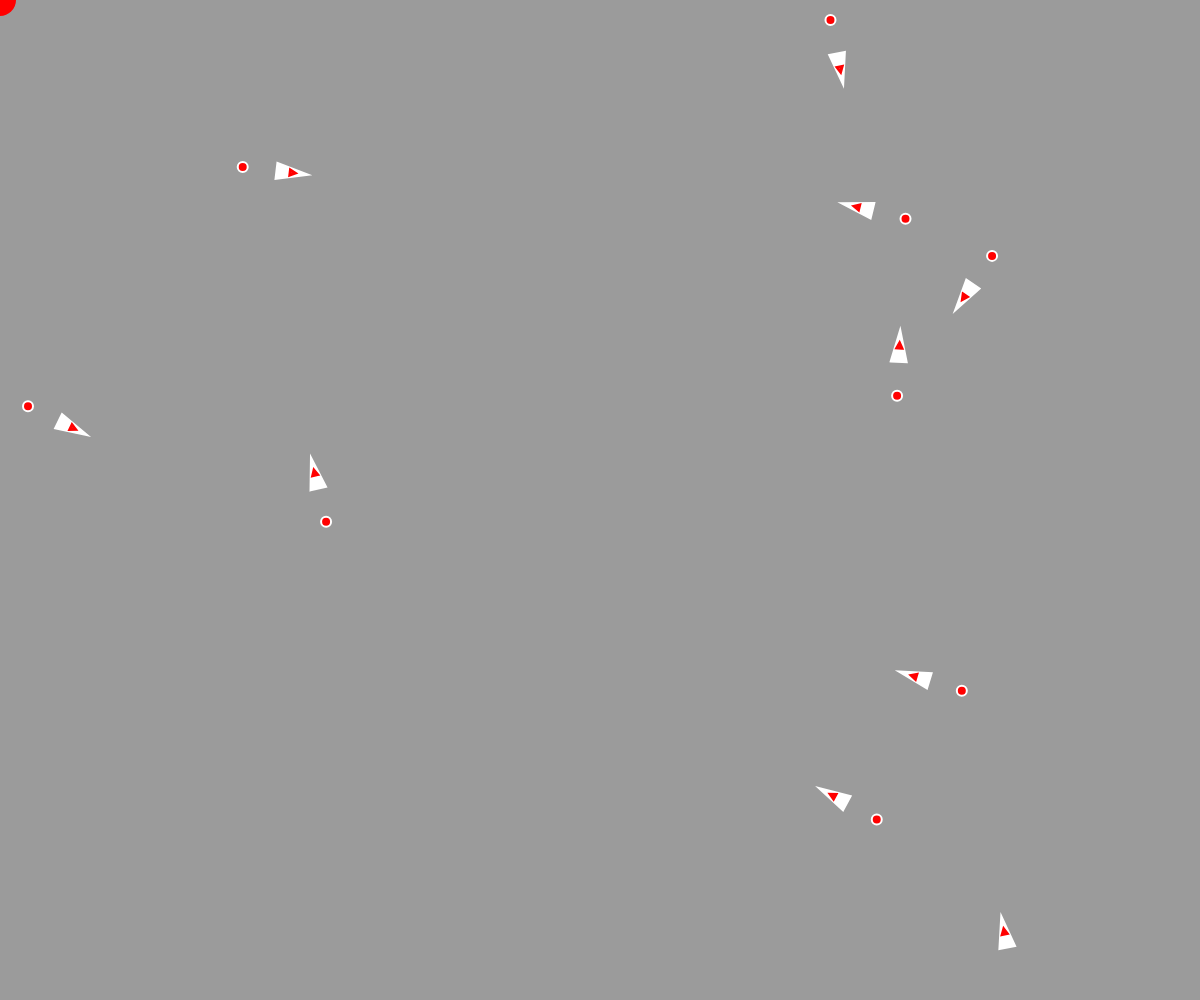
Frame 1 (no input)
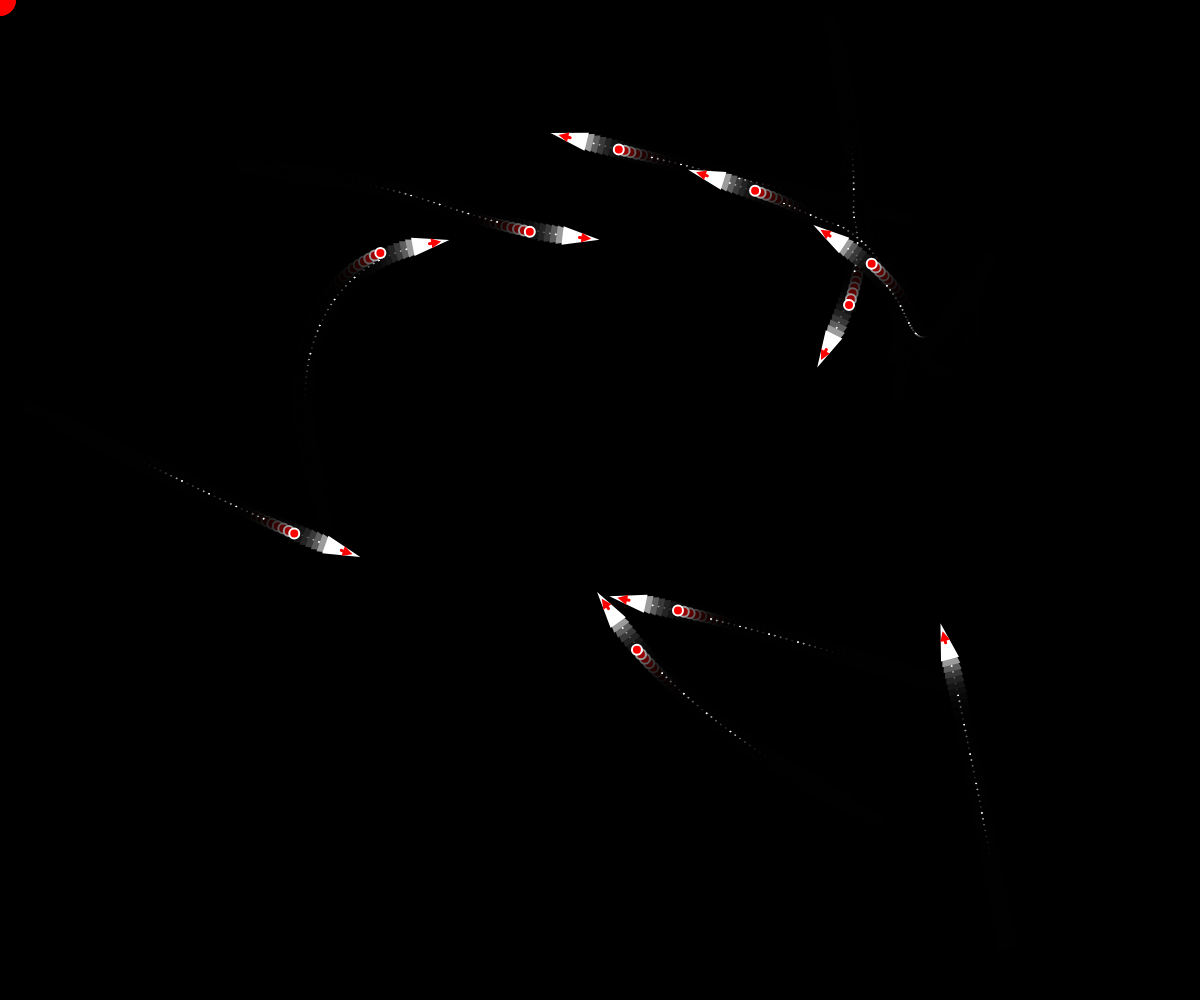
Frame 60 (no input)
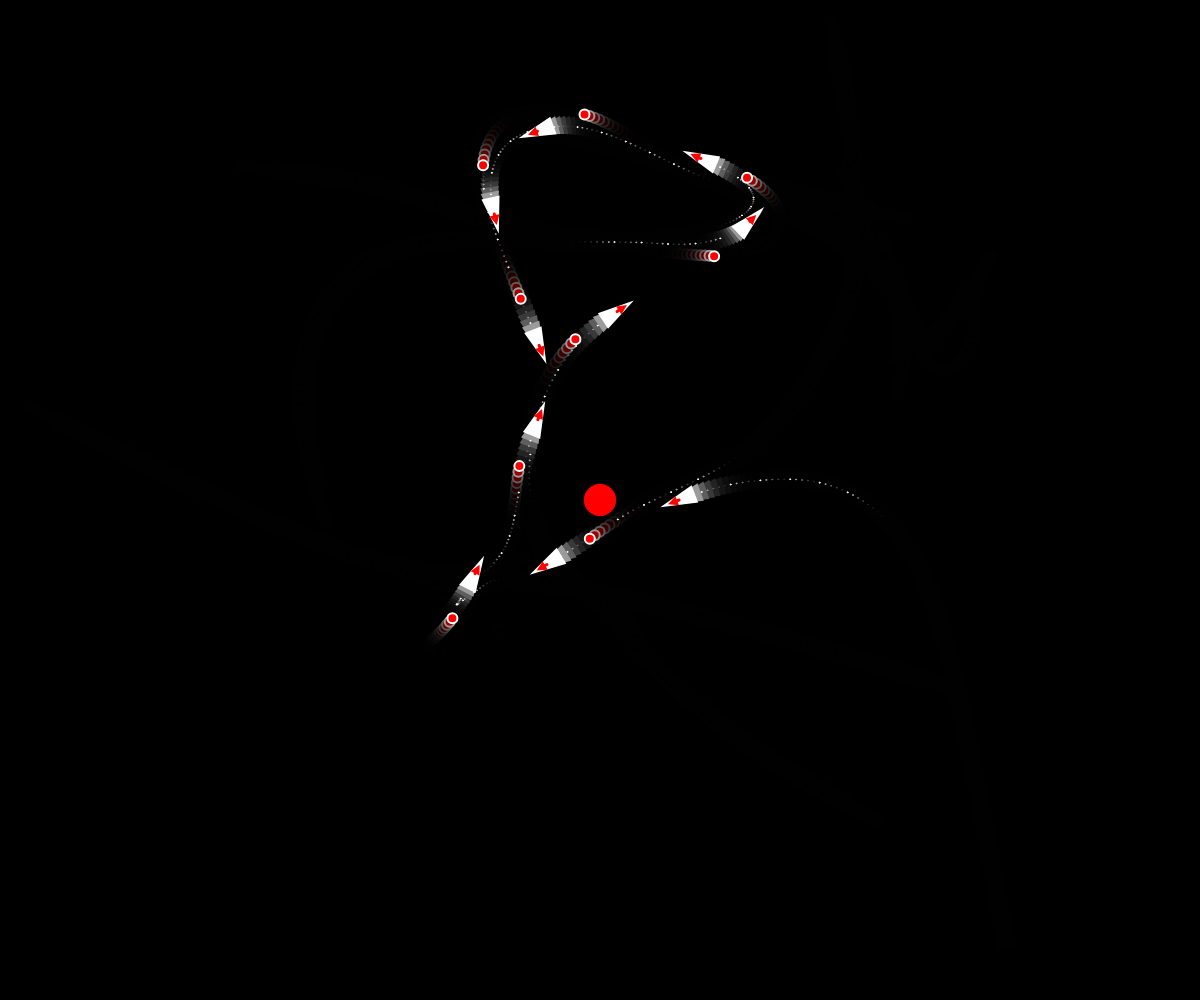
Frame 120 (the mouse pressed at the canvas centre since frame 60)

The p5.js sketch that drew these frames (run headless with seeded random() and noise() and a simulated clock; from frame 60 on, the mouse is pressed at the canvas centre):

// p5.js sketch
// ── sketch.js
let pursuer1, pursuer2;
let target;
let obstacles = [];
let vehicules = [];

let state = true

function setup() {
  createCanvas(windowWidth, windowHeight);
  for(let i = 0; i < 10; i++) {
    vehicules.push(new Vehicle(random(width),random(height)))
  }

  sliderRadiusSeperation=createSlider(10,200,24,1)
  sliderSeperation=createSlider(0,1,0.9,0.01)

  // On cree un obstalce au milieu de l'écran
  // un cercle de rayon 100px
  // TODO
  obstacle = new Obstacle(-width / 2, -height / 2, 100);
  obstacles.push(obstacle);
}

function draw() {
  // changer le dernier param (< 100) pour effets de trainée
  background(0, 0, 0, 100);

  target = createVector(mouseX, mouseY);

  // Dessin de la cible qui suit la souris
  // Dessine un cercle de rayon 32px à la position de la souris
  fill(255, 0, 0);
  noStroke();
  circle(target.x, target.y, 32);

  // dessin des obstacles
  // TODO
  obstacles.forEach(o => {
    o.show();
  });
  let targetMouse = createVector(mouseX, mouseY);
  if(state){
    console.log("State True");
    for( i=0; i < vehicules.length; i++) {
      if(i==0){
        vehicules[i].applyBehaviors(targetMouse, obstacles, vehicules);
        this.weightSeparation=0
      }else{
        let vehiculePrecedent = vehicules[i-1];
  
        //targetPrevious = createVector(vehiculePrecedent.pos.x, vehiculePrecedent.pos.y);
  
        // en fait on veut viser un point derriere le vehicule précédent
        // On prend la vitesse du précédent et on en fait une copie
        let pointDerriere = vehiculePrecedent.vel.copy();
        // on le normalise
        pointDerriere.normalize();
        // et on le multiplie par une distance derrière le vaisseau
        pointDerriere.mult(-50);
        // on l'ajoute à la position du vaisseau
        pointDerriere.add(vehiculePrecedent.pos);
  
        // on le dessine sous la forme d'un cercle pour debug
        fill(255, 0, 0)
        circle(pointDerriere.x, pointDerriere.y, 10);
  
        vehicules[i].applyBehaviors(pointDerriere, obstacles, vehicules);
        this.weightSeparation=0
  
       // si le vehicule est à moins de 5 pixels du point derriere, on le fait s'arreter
       // en mettant le poids de son comportement arrive à 0
       // et en lui donnant comme direction du vecteur vel la direction du vecteur
        // entre sa position et le vaisseau précédent
        if(vehicules[i].pos.dist(pointDerriere) < 20 && vehicules[i].vel.mag() <0.01) {
          vehicules[i].weightArrive = 0;
          vehicules[i].weightObstacle = 0;
          vehicules[i].vel.setHeading(p5.Vector.sub(vehiculePrecedent.pos, vehicules[i].pos).heading());
        } else {
          vehicules[i].weightArrive = 0.3;
          vehicules[i].weightObstacle = 0.9;
        }
  
      }
      vehicules[i].update();
      vehicules[i].show();
    }
  }else{
    console.log("State False");
    for( i=0; i < vehicules.length; i++) {
      if(i==0){
        vehicules[i].applyBehaviors(targetMouse, obstacles, vehicules);
        this.weightSeparation=0
      }else{
        let vehiculePrecedent = vehicules[0]
  
        //targetPrevious = createVector(vehiculePrecedent.pos.x, vehiculePrecedent.pos.y);
  
        // en fait on veut viser un point derriere le vehicule précédent
        // On prend la vitesse du précédent et on en fait une copie
        let pointDerriere = vehiculePrecedent.vel.copy();
        // on le normalise
        pointDerriere.normalize();
        // et on le multiplie par une distance derrière le vaisseau
        pointDerriere.mult(-100);
        // on l'ajoute à la position du vaisseau
        pointDerriere.add(vehiculePrecedent.pos);
  
        // on le dessine sous la forme d'un cercle pour debug
        fill(255, 0, 0)
        circle(pointDerriere.x, pointDerriere.y, 10);
  
        vehicules[i].applyBehaviors(pointDerriere, obstacles, vehicules);
        vehicules[i].weightSeparation=sliderSeperation.value()
        vehicules[i].perceptionRadius=sliderRadiusSeperation.value()

      }
      vehicules[i].update();
      vehicules[i].show();
    }
  }


  
}

// function mousePressed() {
//   obstacle = new Obstacle(mouseX, mouseY, random(5, 60));
//   obstacles.push(obstacle);
// }

function keyPressed() {
  if (key == "v") {
    vehicules.push(new Vehicle(random(width), random(height)));
  }
  if(key == "s"){
    state=!state
  }
  if (key == "d") {
    Vehicle.debug = !Vehicle.debug;
  }

  if (key == "f") {
    const nbMissiles = 10;

    // On tire des missiles !
    for(let i=0; i < nbMissiles; i++) {
      let x = 20+random(10);
      let y = random(height/2-5, random(height/2+5));

      let v = new Vehicle(x, y);
      vehicules.push(v);
    }
  }
}


// ── obstacle.js
/*class Obstacle {
  constructor(x, y, r) {
    this.pos = createVector(x, y);
    this.r = r;
    this.color = color(0, 255, 0);
  }

  show() {
    push();
    fill(this.color);
    stroke(0);
    strokeWeight(3);
    ellipse(this.pos.x, this.pos.y, this.r * 2);
    fill(0);
    ellipse(this.pos.x, this.pos.y, 10);
    pop();
  }
}*/
class Obstacle {
  constructor(x, y, r) {
    this.pos = createVector(x, y);
    this.r = r;
    this.color = "grey";  // Couleur par défaut
  }

  show() {
    fill(this.color);
    noStroke();
    ellipse(this.pos.x, this.pos.y, this.r * 2, this.r * 2);
  }
}

// ── vehicle.js
/*
  Calcule la projection orthogonale du point a sur le vecteur b
  a et b sont des vecteurs calculés comme ceci :
  let v1 = p5.Vector.sub(a, pos); soit v1 = pos -> a
  let v2 = p5.Vector.sub(b, pos); soit v2 = pos -> b
  */
  function findProjection(pos, a, b) {
    let v1 = p5.Vector.sub(a, pos);
    let v2 = p5.Vector.sub(b, pos);
    v2.normalize();
    let sp = v1.dot(v2);
    v2.mult(sp);
    v2.add(pos);
    return v2;
  }
  
  class Vehicle {
    static debug = false;
  
    constructor(x, y) {
      // position du véhicule
      this.pos = createVector(x, y);
      // vitesse du véhicule
      this.vel = createVector(0, 0);
      // accélération du véhicule
      this.acc = createVector(0, 0);
      // vitesse maximale du véhicule
      this.maxSpeed = 6;
      // force maximale appliquée au véhicule
      this.maxForce = 0.9;
      this.color = "white";
      // à peu près en secondes
      this.dureeDeVie = 5;
      this.weightArrive = 0.3;
      this.weightObstacle = 0.9;
      this.weightSeparation = .9
      this.r_pourDessin = 16;
      // rayon du véhicule pour l'évitement
      this.r = this.r_pourDessin * 2;
      this.perceptionRadius = 24;
  
      // Pour évitement d'obstacle
      this.largeurZoneEvitementDevantVaisseau = this.r / 2;
  
      // chemin derrière vaisseaux
      this.path = [];
      this.pathMaxLength = 30;
    }
    wander() {
      // point devant le véhicule
      let wanderPoint = this.vel.copy();
      wanderPoint.setMag(100);
      wanderPoint.add(this.pos);
      
      // on le dessine sous la forme d'une petit cercle rouge
       //fill(255, 0, 0);
       //noStroke();
       //circle(wanderPoint.x, wanderPoint.y, 8);
  
      // Cercle autour du point
      let wanderRadius = 50;
       //noFill();
       //stroke(255);
       //circle(wanderPoint.x, wanderPoint.y, wanderRadius * 2);
  
       // on dessine une lign qui relie le vaisseau à ce point
       // c'est la ligne blanche en face du vaisseau
       //line(this.pos.x, this.pos.y, wanderPoint.x, wanderPoint.y);
  
       // On va s'occuper de calculer le point vert SUR LE CERCLE
       // il fait un angle wanderTheta avec le centre du cercle
       // l'angle final par rapport à l'axe des X c'est l'angle du vaisseau
       // + cet angle
      let theta = this.wanderTheta + this.vel.heading();
  
      let x = wanderRadius * cos(theta);
      let y = wanderRadius * sin(theta);
  
      // maintenant wanderPoint c'est un point sur le cercle
      wanderPoint.add(x, y);
  
      // on le dessine sous la forme d'un cercle vert
       //fill(0, 255, 0);
       //noStroke();
       //circle(wanderPoint.x, wanderPoint.y, 16);
  
       // on dessine le vecteur desiredSpeed qui va du vaisseau au poibnt vert
       //stroke(255);
       //line(this.pos.x, this.pos.y, wanderPoint.x, wanderPoint.y);
  
       // On a donc la vitesse désirée que l'on cherche qui est le vecteur
       // allant du vaisseau au cercle vert. On le calcule :
       // ci-dessous, steer c'est la desiredSpeed directement !
      let steer = wanderPoint.sub(this.pos);
  
      steer.setMag(this.maxForce);
      this.applyForce(steer);
  
      // On déplace le point vert sur le cerlcle (en radians)
      this.displaceRange = 0.3;
      this.wanderTheta += random(-this.displaceRange, this.displaceRange);
    }
    // on fait une méthode applyBehaviors qui applique les comportements
    // seek et avoid
    applyBehaviors(target, obstacles,vehicules) {
  
      let arriveForce = this.arrive(target);
      let separationForce=this.separation(vehicules)
      let avoidForce = this.avoidAmeliore(obstacles, vehicules, false);
      //let avoidForce = this.avoidAmeliore(obstacles);
  
      arriveForce.mult(this.weightArrive);
      avoidForce.mult(this.weightObstacle);
      separationForce.mult(this.weightSeparation)
      
  
      this.applyForce(arriveForce);
      this.applyForce(avoidForce);
      this.applyForce(separationForce);
    }

    separation(v) {
      let steering = createVector();
      let total = 0;
      for (let other of v) {
        let d = dist(this.pos.x, this.pos.y, other.pos.x, other.pos.y);
        if (other != this && d < this.perceptionRadius) {
          let diff = p5.Vector.sub(this.pos, other.pos);
          diff.div(d * d);
          steering.add(diff);
          total++;
        }
      }
      if (total > 0) {
        steering.div(total);
        steering.setMag(this.maxSpeed);
        steering.sub(this.velocity);
        steering.limit(this.maxForce);
      }
      return steering;
    }
  
    avoid(obstacles) {
      // calcul d'un vecteur ahead devant le véhicule
      // il regarde par exemple 50 frames devant lui
      let ahead = this.vel.copy();
      ahead.normalize();
      ahead.mult(100);
  
  
      // on le dessine
      this.drawVector(this.pos, ahead, "lightblue");
  
      // Detection de l'obstacle le plus proche
      let obstacleLePlusProche = this.getObstacleLePlusProche(obstacles);
  
      // On calcule la distance entre le cercle et le bout du vecteur ahead
      let pointAuBoutDeAhead = p5.Vector.add(this.pos, ahead);
      // On dessine ce point pour debugger
      fill("red");
      noStroke();
      circle(pointAuBoutDeAhead.x, pointAuBoutDeAhead.y, 10);
  
      // On dessine la zone d'évitement
      // On trace une ligne large qui va de la position du vaisseau
      // jusqu'au point au bout de ahead
      stroke(color(255, 200, 0, 90)); // gros, semi transparent
      strokeWeight(this.largeurZoneEvitementDevantVaisseau);
      line(this.pos.x, this.pos.y, pointAuBoutDeAhead.x, pointAuBoutDeAhead.y);
  
      let distance = pointAuBoutDeAhead.dist(obstacleLePlusProche.pos);
      //console.log("distance = " + distance)
  
      // si la distance est < rayon de l'obstacle
      // il y a collision possible et on dessine l'obstacle en rouge
      if (distance < obstacleLePlusProche.r + this.largeurZoneEvitementDevantVaisseau + this.r) {
        // collision possible
        obstacleLePlusProche.color = "red";
        // calcul de la force d'évitement. C'est un vecteur qui va
        // du centre de l'obstacle vers le point au bout du vecteur ahead
        let force = p5.Vector.sub(pointAuBoutDeAhead, obstacleLePlusProche.pos);
        // on le dessine pour vérifier qu'il est ok (dans le bon sens etc)
        this.drawVector(obstacleLePlusProche.pos, force, "yellow");
  
        // Dessous c'est l'ETAPE 2 : le pilotage (comment on se dirige vers la cible)
        // on limite ce vecteur à la longueur maxSpeed
        force.setMag(this.maxSpeed);
        // on calcule la force à appliquer pour atteindre la cible
        force.sub(this.vel);
        // on limite cette force à la longueur maxForce
        force.limit(this.maxForce);
        return force;
      } else {
        // pas de collision possible
        obstacleLePlusProche.color = "green";
        return createVector(0, 0);
      }
    }
  
    /* 
      Version avec deux vecteurs ahead et ahead2 (deux fois plus court) et 
      donc deux zones d'évitement. On adapte aussi en plus ces vecteurs à la vitesse du véhicule
      Plus le véhicule va vite plus il regarde loin...
    */
    avoidAmeliore(obstacles, vehicules, vehiculesAsObstacles = false) {
      // calcul d'un vecteur ahead devant le véhicule
      // il regarde par exemple 50 frames devant lui
      let ahead = this.vel.copy();
      ahead.normalize();
      ahead.mult(20 * this.vel.mag() * 0.8);
  
      // Deuxième vecteur deux fois plus petit
      let ahead2 = ahead.copy();
      ahead2.mult(0.5);
  
      // on les dessine
      if (Vehicle.debug) {
        this.drawVector(this.pos, ahead, "lightblue");
        this.drawVector(this.pos, ahead2, "red");
      }
  
      // Detection de l'obstacle le plus proche
      let obstacleLePlusProche = this.getObstacleLePlusProche(obstacles);
      let vehiculeLePlusProche = this.getVehiculeLePlusProche(vehicules);
  
      // On calcule la distance entre le cercle et le bout du vecteur ahead
      let pointAuBoutDeAhead = p5.Vector.add(this.pos, ahead);
      let pointAuBoutDeAhead2 = p5.Vector.add(this.pos, ahead2);
  
      // On dessine ce point pour debugger
      if (Vehicle.debug) {
        fill("red");
        noStroke();
        circle(pointAuBoutDeAhead.x, pointAuBoutDeAhead.y, 10);
  
        // On dessine la zone d'évitement
        // On trace une ligne large qui va de la position du vaisseau
        // jusqu'au point au bout de ahead
        stroke(color(255, 200, 0, 90)); // gros, semi transparent
        strokeWeight(this.largeurZoneEvitementDevantVaisseau);
        line(this.pos.x, this.pos.y, pointAuBoutDeAhead.x, pointAuBoutDeAhead.y);
      }
      let distance1 = pointAuBoutDeAhead.dist(obstacleLePlusProche.pos);
      let distance2 = pointAuBoutDeAhead2.dist(obstacleLePlusProche.pos);
      // on tient compte aussi de la position du vaisseau
      let distance3 = this.pos.dist(obstacleLePlusProche.pos);
      let distance4 = Infinity;
      if(vehiculeLePlusProche) {
        distance4 = this.pos.dist(vehiculeLePlusProche.pos);
      } 
  
      let plusPetiteDistance = min(distance1, distance2);
      plusPetiteDistance = min(plusPetiteDistance, distance3)
  
      // la plus petite distance est bien celle par rapport à l'obstacle
      // le plus proche
  
      // point de référence = point au bout de ahead, de ahead2 ou pos
      let pointDeReference;
      if (distance1 < distance2) {
        pointDeReference = pointAuBoutDeAhead;
      } else {
        pointDeReference = pointAuBoutDeAhead2;
      }
      if ((distance3 < distance1) && (distance3 < distance2)) {
        pointDeReference = this.pos;
      }
      // alerte rouge que si vaisseau dans obstacle
      let alerteRougeVaisseauEnCollisionAvecObstacleLePlusProche = (distance3 < obstacleLePlusProche.r);
  
      // Si le vaisseau n'est pas dans l'obstacle
      // on peut éventuellement considérer le vehicule le plus proche
      // comme l'obstacle à éviter, seulement s'il est plus proche
      // que l'obstacle le plus proche
      if(vehiculesAsObstacles) {
        if (!alerteRougeVaisseauEnCollisionAvecObstacleLePlusProche) {
          let distanceAvecVehiculeLePlusProche = distance4;
          let distanceAvecObstacleLePlusProche = distance3;
    
          if (distanceAvecVehiculeLePlusProche < distanceAvecObstacleLePlusProche) {
            obstacleLePlusProche = vehiculeLePlusProche;
            plusPetiteDistance = distanceAvecVehiculeLePlusProche;
          }
        }
      }
      
  
      // si la distance est < rayon de l'obstacle le plus proche
      // il y a collision possible et on dessine l'obstacle en rouge
      if (plusPetiteDistance < obstacleLePlusProche.r + this.largeurZoneEvitementDevantVaisseau) {
        // collision possible
        obstacleLePlusProche.color = "red";
        // calcul de la force d'évitement. C'est un vecteur qui va
        // du centre de l'obstacle vers le point au bout du vecteur ahead
        let force = p5.Vector.sub(pointDeReference, obstacleLePlusProche.pos);
  
        if (Vehicle.debug) {
          // on le dessine pour vérifier qu'il est ok (dans le bon sens etc)
          this.drawVector(obstacleLePlusProche.pos, force, "yellow");
        }
  
        // Dessous c'est l'ETAPE 2 : le pilotage (comment on se dirige vers la cible)
        // on limite ce vecteur à la longueur maxSpeed
        force.setMag(this.maxSpeed);
        // on calcule la force à appliquer pour atteindre la cible
        force.sub(this.vel);
        // on limite cette force à la longueur maxForce
        force.limit(this.maxForce);
  
        if (alerteRougeVaisseauEnCollisionAvecObstacleLePlusProche) {
          force.setMag(this.maxForce * 2);
        }
        return force;
      } else {
        // pas de collision possible
        obstacleLePlusProche.color = "green";
        return createVector(0, 0);
      }
    }
    getObstacleLePlusProche(obstacles) {
      let plusPetiteDistance = 100000000;
      let obstacleLePlusProche;
  
      obstacles.forEach(o => {
        // Je calcule la distance entre le vaisseau et l'obstacle
        const distance = this.pos.dist(o.pos);
        if (distance < plusPetiteDistance) {
          plusPetiteDistance = distance;
          obstacleLePlusProche = o;
        }
      });
  
      return obstacleLePlusProche;
    }
  
    getVehiculeLePlusProche(vehicules) {
      let plusPetiteDistance = Infinity;
      let vehiculeLePlusProche;
  
      vehicules.forEach(v => {
        if (v != this) {
          // Je calcule la distance entre le vaisseau et le vehicule
          const distance = this.pos.dist(v.pos);
          if (distance < plusPetiteDistance) {
            plusPetiteDistance = distance;
            vehiculeLePlusProche = v;
          }
        }
      });
  
      return vehiculeLePlusProche;
    }
  
  
    getClosestObstacle(pos, obstacles) {
      // on parcourt les obstacles et on renvoie celui qui est le plus près du véhicule
      let closestObstacle = null;
      let closestDistance = 1000000000;
      for (let obstacle of obstacles) {
        let distance = pos.dist(obstacle.pos);
        if (closestObstacle == null || distance < closestDistance) {
          closestObstacle = obstacle;
          closestDistance = distance;
        }
      }
      return closestObstacle;
    }
  
    arrive(target) {
      // 2nd argument true enables the arrival behavior
      return this.seek(target, true);
    }
  
    seek(target, arrival = false) {
      let force = p5.Vector.sub(target, this.pos);
      let desiredSpeed = this.maxSpeed;
      if (arrival) {
        let slowRadius = 100;
        let distance = force.mag();
        if (distance < slowRadius) {
          desiredSpeed = map(distance, 0, slowRadius, 0, this.maxSpeed);
        }
      }
      force.setMag(desiredSpeed);
      force.sub(this.vel);
      force.limit(this.maxForce);
      return force;
    }
  
    // inverse de seek !
    flee(target) {
      return this.seek(target).mult(-1);
    }
  
    /* Poursuite d'un point devant la target !
       cette methode renvoie la force à appliquer au véhicule
    */
    pursue(vehicle) {
      let target = vehicle.pos.copy();
      let prediction = vehicle.vel.copy();
      prediction.mult(10);
      target.add(prediction);
      fill(0, 255, 0);
      circle(target.x, target.y, 16);
      return this.seek(target);
    }
  
    evade(vehicle) {
      let pursuit = this.pursue(vehicle);
      pursuit.mult(-1);
      return pursuit;
    }
  
    // applyForce est une méthode qui permet d'appliquer une force au véhicule
    // en fait on additionne le vecteurr force au vecteur accélération
    applyForce(force) {
      this.acc.add(force);
    }
  
    update() {
      // on ajoute l'accélération à la vitesse. L'accélération est un incrément de vitesse
      // (accélératiion = dérivée de la vitesse)
      this.vel.add(this.acc);
      // on contraint la vitesse à la valeur maxSpeed
      this.vel.limit(this.maxSpeed);
      // on ajoute la vitesse à la position. La vitesse est un incrément de position, 
      // (la vitesse est la dérivée de la position)
      this.pos.add(this.vel);
  
      // on remet l'accélération à zéro
      this.acc.set(0, 0);
  
      // mise à jour du path (la trainée derrière)
      this.ajoutePosAuPath();
  
      // durée de vie
      this.dureeDeVie -= 0.01;
    }
  
    ajoutePosAuPath() {
      // on rajoute la position courante dans le tableau
      this.path.push(this.pos.copy());
  
      // si le tableau a plus de 50 éléments, on vire le plus ancien
      if (this.path.length > this.pathMaxLength) {
        this.path.shift();
      }
    }
  
    // On dessine le véhicule, le chemin etc.
    show() {
      // dessin du chemin
      this.drawPath();
      // dessin du vehicule
      this.drawVehicle();
    }
  
    drawVehicle() {
      // formes fil de fer en blanc
      stroke(255);
      // épaisseur du trait = 2
      strokeWeight(2);
  
      // formes pleines
      fill(this.color);
  
      // sauvegarde du contexte graphique (couleur pleine, fil de fer, épaisseur du trait, 
      // position et rotation du repère de référence)
      push();
      // on déplace le repère de référence.
      translate(this.pos.x, this.pos.y);
      // et on le tourne. heading() renvoie l'angle du vecteur vitesse (c'est l'angle du véhicule)
      rotate(this.vel.heading());
  
      // Dessin d'un véhicule sous la forme d'un triangle. Comme s'il était droit, avec le 0, 0 en haut à gauche
      triangle(-this.r_pourDessin, -this.r_pourDessin / 2, -this.r_pourDessin, this.r_pourDessin / 2, this.r_pourDessin, 0);
      // Que fait cette ligne ?
      //this.edges();
  
      // draw velocity vector
      pop();
      this.drawVector(this.pos, this.vel, color(255, 0, 0));
  
      // Cercle pour évitement entre vehicules et obstacles
      if(Vehicle.debug) {
        stroke(255);
        noFill();
        circle(this.pos.x, this.pos.y, this.r);
      }
    }
  
    drawPath() {
      push();
      stroke(255);
      noFill();
      strokeWeight(1);
  
      fill(this.color);
      // dessin du chemin
      this.path.forEach((p, index) => {
        if (!(index % 5)) {
         
          circle(p.x, p.y, 1);
        }
      });
      pop();
    }
    drawVector(pos, v, color) {
      push();
      // Dessin du vecteur vitesse
      // Il part du centre du véhicule et va dans la direction du vecteur vitesse
      strokeWeight(3);
      stroke(color);
      line(pos.x, pos.y, pos.x + v.x, pos.y + v.y);
      // dessine une petite fleche au bout du vecteur vitesse
      let arrowSize = 5;
      translate(pos.x + v.x, pos.y + v.y);
      rotate(v.heading());
      translate(-arrowSize / 2, 0);
      triangle(0, arrowSize / 2, 0, -arrowSize / 2, arrowSize, 0);
      pop();
    }
  
    // que fait cette méthode ?
    edges() {
      if (this.pos.x > width + this.r) {
        this.pos.x = -this.r;
      } else if (this.pos.x < -this.r) {
        this.pos.x = width + this.r;
      }
      if (this.pos.y > height + this.r) {
        this.pos.y = -this.r;
      } else if (this.pos.y < -this.r) {
        this.pos.y = height + this.r;
      }
    }
  }
  
  class Target extends Vehicle {
    constructor(x, y) {
      super(x, y);
      this.vel = p5.Vector.random2D();
      this.vel.mult(5);
    }
  
    show() {
      push();
      stroke(255);
      strokeWeight(2);
      fill("#F063A4");
      push();
      translate(this.pos.x, this.pos.y);
      circle(0, 0, this.r * 2);
      pop();
      pop();
    }
  }
